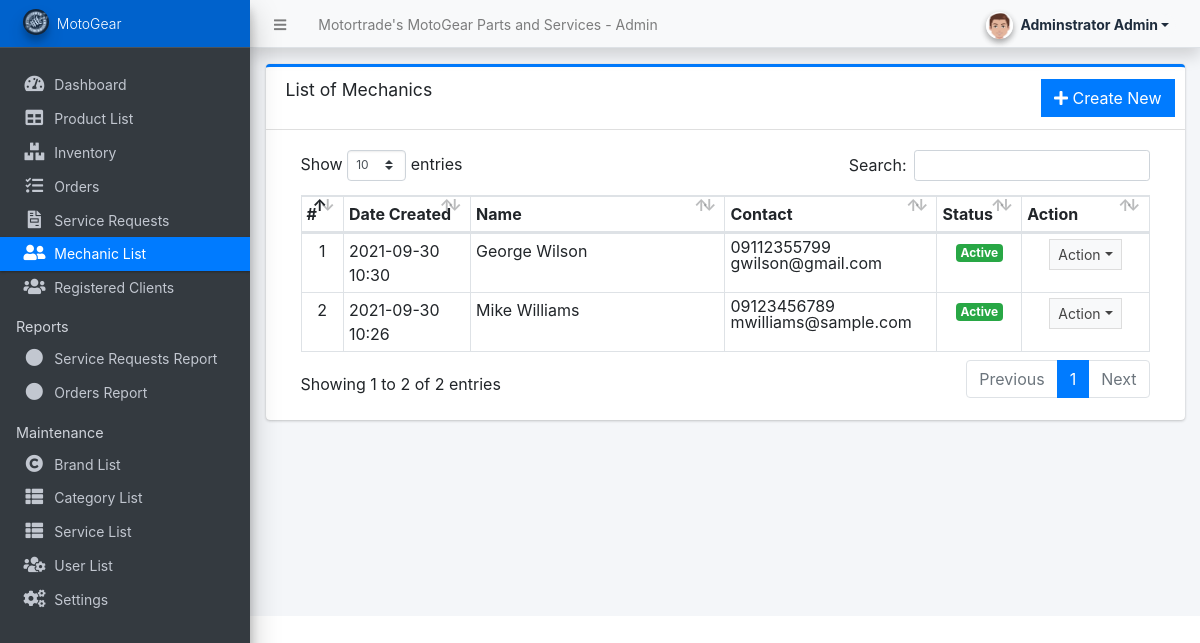
Page /admin/?page=mechanics (signed in) on the committed database.
### tables this page shows
CREATE TABLE `mechanics_list` (
  `id` int(30) NOT NULL,
  `name` text NOT NULL,
  `contact` varchar(50) NOT NULL,
  `email` varchar(150) NOT NULL,
  `status` tinyint(1) NOT NULL DEFAULT 1,
  `date_created` datetime NOT NULL DEFAULT current_timestamp()
);

### admin/mechanics/index.php (the view, shortened to what this page needs)
<div class="card card-outline card-primary">
	<div class="card-header">
		<h3 class="card-title">List of Mechanics</h3>
		<div class="card-tools">
			<a href="?page=mechanics/manage_mechanic" class="btn btn-flat btn-primary"><span class="fas fa-plus"></span>  Create New</a>
		</div>
	</div>
	<div class="card-body">
		<div class="container-fluid">
        <div class="container-fluid">
			<table class="table table-bordered table-stripped">
				<colgroup>
					<col width="5%">
					<col width="15%">
					<col width="30%">
					<col width="25%">
					<col width="10%">
					<col width="15%">
				</colgroup>
				<thead>
					<tr>
						<th>#</th>
						<th>Date Created</th>
						<th>Name</th>
						<th>Contact</th>
						<th>Status</th>
						<th>Action</th>
					</tr>
				</thead>
				<tbody>
					<?php
					$i = 1;
						$qry = $conn->query("SELECT * from `mechanics_list` order by (`name`) asc ");
						while($row = $qry->fetch_assoc()):
							foreach($row as $k=> $v){
								$row[$k] = trim(stripslashes($v));
							}
					?>
						<tr>
							<td class="text-center"><?php echo $i++; ?></td>
							<td><?php echo date("Y-m-d H:i",strtotime($row['date_created'])) ?></td>
							<td><?php echo ucwords($row['name']) ?></td>
							<td>
								<p class="m-0 lh-1">
								<?php echo $row['contact'] ?> <br>
								<?php echo $row['email'] ?>
								</p>
							</td>
							<td class="text-center">
                                <?php if($row['status'] == 1): ?>
                                    <span class="badge badge-success">Active</span>
                                <?php else: ?>
                                    <span class="badge badge-danger">Inactive</span>
                                <?php endif; ?>
                            </td>
							<td align="center">
								 <button type="button" class="btn btn-flat btn-default btn-sm dropdown-toggle dropdown-icon" data-toggle="dropdown">
				                  		Action
				                  </button>
							</td>
						</tr>
					<?php endwhile; ?>
				</tbody>
			</table>
		</div>
		</div>
	</div>
</div>

### rows in the picture
mechanics_list: date_created "2021-09-30 10:30", name "George Wilson", contact "09112355799", email "gwilson@gmail.com", status "Active"
mechanics_list: date_created "2021-09-30 10:26", name "Mike Williams", contact "09123456789", email "mwilliams@sample.com", status "Active"

### other values in the picture
$_settings->info('name') "Motortrade's MotoGear Parts and Services"
$_settings->userdata('firstname').' '.$_settings->userdata('lastname') "Adminstrator Admin"
$_settings->info('short_name') "MotoGear"
